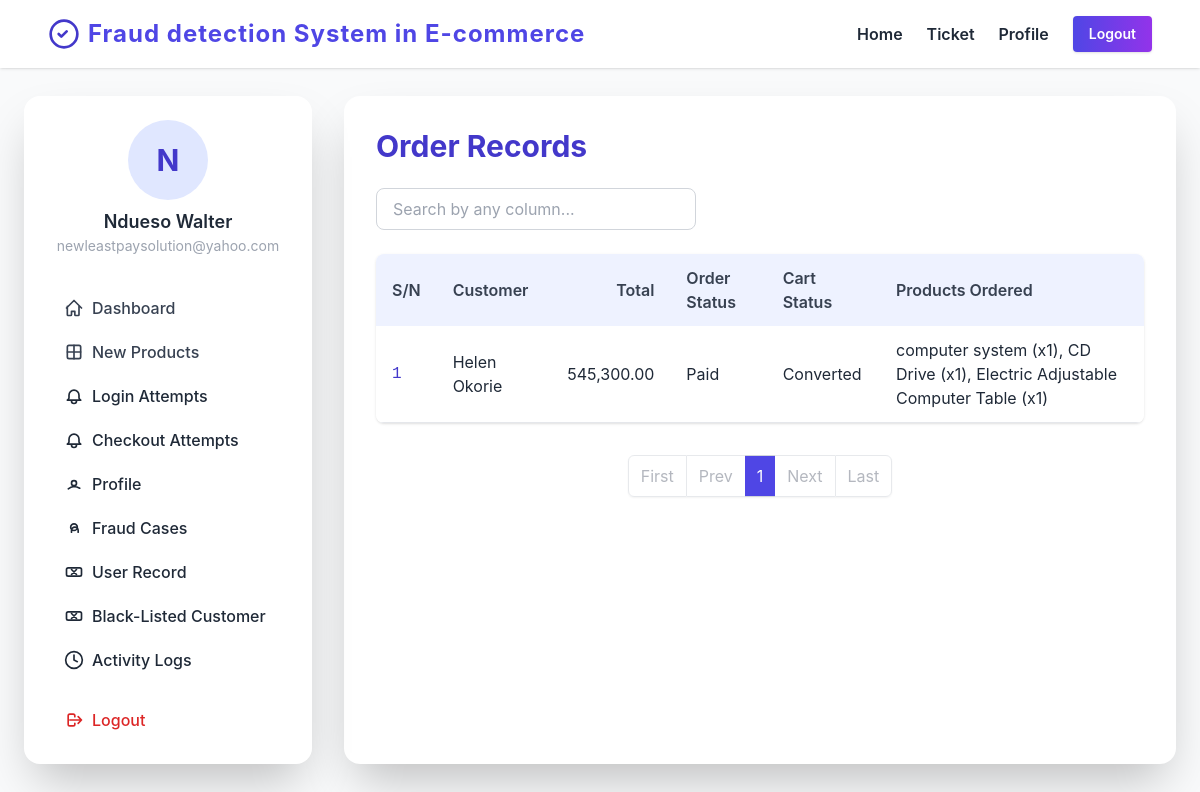
The app's page /Admin/order-record.php (signed in) with its own data.
### tables this page shows
CREATE TABLE `users` (
  `id` bigint(20) UNSIGNED NOT NULL,
  `email` varchar(255) NOT NULL,
  `password_hash` char(60) NOT NULL,
  `full_name` varchar(120) NOT NULL,
  `phone` varchar(30) DEFAULT NULL,
  `role` varchar(15) NOT NULL,
  `status` int(1) NOT NULL DEFAULT 1,
  `created_at` timestamp NOT NULL DEFAULT current_timestamp(),
  `updated_at` timestamp NOT NULL DEFAULT current_timestamp() ON UPDATE current_timestamp()
);

CREATE TABLE `orders` (
  `id` bigint(20) UNSIGNED NOT NULL,
  `cart_id` bigint(20) UNSIGNED NOT NULL,
  `user_id` bigint(20) UNSIGNED NOT NULL,
  `address_id` bigint(20) UNSIGNED NOT NULL,
  `total` int(10) UNSIGNED NOT NULL,
  `status` enum('pending','paid','cancelled','shipped','refunded') DEFAULT 'pending',
  `created_at` timestamp NOT NULL DEFAULT current_timestamp()
);

CREATE TABLE `carts` (
  `id` bigint(20) UNSIGNED NOT NULL,
  `user_id` bigint(20) UNSIGNED NOT NULL,
  `status` enum('open','converted','abandoned') DEFAULT 'open',
  `created_at` timestamp NOT NULL DEFAULT current_timestamp(),
  `updated_at` timestamp NOT NULL DEFAULT current_timestamp() ON UPDATE current_timestamp()
);

### inc/config.php (called while the page is built, shortened)
<?php
include('../database/connect.php');
$user_id = $_SESSION["user_id"];
$stmt = $dbh->query("SELECT * FROM users where id='$user_id'");
$row_user = $stmt->fetch();
?>

### Admin/order-record.php (the view, shortened to what this page needs)
<?php
include('../inc/config.php');
$page = isset($_GET['page']) ? max(1, intval($_GET['page'])) : 1;
$limit = 20;
$offset = ($page - 1) * $limit;
$sql = "SELECT
            o.id AS order_id,
            o.total,
            o.status AS order_status,
            u.full_name,
            c.status AS cart_status,
            GROUP_CONCAT(CONCAT(p.name, ' (x', ci.qty, ')') SEPARATOR ', ') AS products_ordered
        FROM orders o
        INNER JOIN users u ON o.user_id = u.id
        INNER JOIN carts c ON o.cart_id = c.id
        INNER JOIN cart_items ci ON ci.cart_id = c.id
        INNER JOIN products p ON ci.product_id = p.id
        GROUP BY o.id
        ORDER BY o.id DESC
        LIMIT ? OFFSET ?";
$stmt = $conn->prepare($sql);
$stmt->bind_param('ii', $limit, $offset);
$stmt->execute();
$result = $stmt->get_result();
$orders = [];
while ($row = $result->fetch_assoc()) {
    $orders[] = $row;
}
?>
<!DOCTYPE html>
<html lang="en">
<head>
    <?php include('partials/head.php'); ?>
    <link rel="stylesheet" href="https://cdnjs.cloudflare.com/ajax/libs/font-awesome/6.4.2/css/all.min.css">
</head>
<body class="bg-gray-50 text-gray-800">
    <header class="fixed top-0 left-0 w-full bg-white shadow z-50">
        <?php include('partials/navbar.php'); ?>
    </header>
    <section class="min-h-screen flex items-start justify-center pt-24 pb-12">
        <div class="w-full max-w-6xl mx-auto flex flex-col md:flex-row gap-8">
            <aside class="w-full md:w-72 bg-white rounded-2xl shadow-2xl p-6 flex flex-col gap-2 sticky top-28 z-10 md:order-1 order-2 mb-8 md:mb-0">
                <?php include('partials/sidebar.php'); ?>
            </aside>
            <div class="flex-1 bg-white rounded-2xl shadow-2xl p-8 mb-8 md:mb-0 md:order-2 order-1">
                <h2 class="text-3xl font-bold text-indigo-700 mb-6">Order Records</h2>
                <div class="mb-6 flex flex-col md:flex-row gap-3 md:gap-4 items-center">
                    <input id="orderSearch" type="text" placeholder="Search by any column..." class="w-full md:w-80 px-4 py-2 rounded-lg border border-gray-300 focus:ring-2 focus:ring-indigo-200 focus:outline-none transition" autocomplete="off" />
                </div>
                <div class="overflow-x-auto rounded-lg shadow">
                    <table class="min-w-full bg-white" id="ordersTable">
                        <thead class="bg-indigo-50">
                            <tr>
                                <th class="py-3 px-4 text-left font-semibold text-gray-700">S/N</th>
                                <th class="py-3 px-4 text-left font-semibold text-gray-700">Customer</th>
                                <th class="py-3 px-4 text-right font-semibold text-gray-700">Total</th>
                                <th class="py-3 px-4 text-left font-semibold text-gray-700">Order Status</th>
                                <th class="py-3 px-4 text-left font-semibold text-gray-700">Cart Status</th>
                                <th class="py-3 px-4 text-left font-semibold text-gray-700">Products Ordered</th>
                            </tr>
                        </thead>
                        <tbody>
                            <?php if (count($orders) > 0): ?>
                                <?php foreach ($orders as $index => $order): ?>
                                    <tr class="border-b hover:bg-indigo-50 transition">
                                        <td class="py-3 px-4 font-mono text-indigo-700"><?php echo (($page - 1) * $limit) + $index + 1; ?></td>
                                        <td class="py-3 px-4"><?php echo htmlspecialchars($order['full_name']); ?></td>
                                        <td class="py-3 px-4 text-right"><?php echo $currency . number_format($order['total'], 2); ?></td>
                                        <td class="py-3 px-4"><?php echo ucfirst(htmlspecialchars($order['order_status'])); ?></td>
                                        <td class="py-3 px-4"><?php echo ucfirst(htmlspecialchars($order['cart_status'])); ?></td>
                                        <td class="py-3 px-4"><?php echo htmlspecialchars($order['products_ordered']); ?></td>
                                    </tr>
                                <?php endforeach; ?>
                            <?php else: ?>
                                <tr>
                                    <td colspan="7" class="py-6 px-4 text-center text-gray-400">No order records found.</td>
                                </tr>
                            <?php endif; ?>
                        </tbody>
                    </table>
                </div>
                <?php include('partials/pagination.php'); ?>
            </div>
        </div>
    </section>
</body>
</html>

### Admin/partials/sidebar.php
<?php $initial = !empty($row_user['full_name']) ? strtoupper(mb_substr(trim($row_user['full_name']), 0, 1)) : 'N/A'; ?>
<div class="mb-6 flex flex-col items-center">
  <div class="w-20 h-20 rounded-full bg-indigo-100 flex items-center justify-center text-3xl font-bold text-indigo-700 mb-2">
    <?php echo $initial; ?>
  </div>
  <span class="font-semibold text-lg"><?php echo $row_user['full_name'];?></span>
  <span class="text-gray-400 text-sm"><?php echo $row_user['email'];?></span>
</div>
<nav class="flex flex-col gap-1">
  <a href="index.php" class="flex items-center gap-2 px-4 py-2 rounded-lg hover:bg-indigo-50 transition font-medium text-gray-700">
    <svg class="w-5 h-5" fill="none" stroke="currentColor" viewBox="0 0 24 24">
      <path d="M3 12l9-9 9 9M4 10v10a1 1 0 001 1h3a1 1 0 001-1v-4h4v4a1 1 0 001 1h3a1 1 0 001-1V10" stroke-width="2" stroke-linecap="round" stroke-linejoin="round"/>
    </svg>
    Dashboard
  </a>
  <a href="add-products.php" class="flex items-center gap-2 px-4 py-2 rounded-lg hover:bg-indigo-50 transition font-medium text-gray-700">
    <svg class="w-5 h-5" fill="none" stroke="currentColor" viewBox="0 0 24 24">
      <path d="M12 4v16m8-8H4" stroke-width="2" stroke-linecap="round" stroke-linejoin="round"/>
      <rect x="4" y="4" width="16" height="16" rx="2" stroke-width="2" stroke-linecap="round" stroke-linejoin="round"/>
    </svg>
    New Products
  </a>
  <a href="login-attempts.php" class="flex items-center gap-2 px-4 py-2 rounded-lg hover:bg-indigo-50 transition font-medium">
    <svg class="w-5 h-5" fill="none" stroke="currentColor" viewBox="0 0 24 24">
      <path d="M15 17h5l-1.405-1.405A2.032 2.032 0 0118 14.158V11a6 6 0 10-12 0v3.159c0 .538-.214 1.055-.595 1.436L4 17h5m6 0v1a3 3 0 11-6 0v-1m6 0H9" stroke-width="2" stroke-linecap="round" stroke-linejoin="round"/>
    </svg>
    Login Attempts
  </a>
  <a href="checkout-attempts.php" class="flex items-center gap-2 px-4 py-2 rounded-lg hover:bg-indigo-50 transition font-medium">
    <svg class="w-5 h-5" fill="none" stroke="currentColor" viewBox="0 0 24 24">
      <path d="M15 17h5l-1.405-1.405A2.032 2.032 0 0118 14.158V11a6 6 0 10-12 0v3.159c0 .538-.214 1.055-.595 1.436L4 17h5m6 0v1a3 3 0 11-6 0v-1m6 0H9" stroke-width="2" stroke-linecap="round" stroke-linejoin="round"/>
    </svg>
    Checkout Attempts
  </a>
  <a href="profile.php" class="flex items-center gap-2 px-4 py-2 rounded-lg hover:bg-indigo-50 transition font-medium">
    <svg class="w-5 h-5" fill="none" stroke="currentColor" viewBox="0 0 24 24">
      <path d="M5.121 17.804A13.937 13.937 0 0112 15c2.485 0 4.797.755 6.879 2.047M15 11a3 3 0 11-6 0 3 3 0 016 0z" stroke-width="2" stroke-linecap="round" stroke-linejoin="round"/>
    </svg>
    Profile
  </a>
  <a href="fraud-cases-records.php" class="flex items-center gap-2 px-4 py-2 rounded-lg hover:bg-indigo-50 transition font-medium">
    <svg class="w-5 h-5" fill="none" stroke="currentColor" viewBox="0 0 24 24">
      <path d="M9 17v-2a4 4 0 018 0v2M12 7a4 4 0 110 8 4 4 0 010-8z" stroke-width="2" stroke-linecap="round" stroke-linejoin="round"/>
    </svg>
    Fraud Cases
  </a>
  <a href="user-record.php" class="flex items-center gap-2 px-4 py-2 rounded-lg hover:bg-indigo-50 transition font-medium">
    <svg class="w-5 h-5" fill="none" stroke="currentColor" viewBox="0 0 24 24">
      <rect x="3" y="7" width="18" height="10" rx="2" stroke-width="2" stroke-linecap="round" stroke-linejoin="round"/>
      <path d="M9 9l6 6m0-6l-6 6" stroke-width="2" stroke-linecap="round" stroke-linejoin="round"/>
    </svg>
  User Record
  </a>
  <a href="black-listed-users.php" class="flex items-center gap-2 px-4 py-2 rounded-lg hover:bg-indigo-50 transition font-medium">
    <svg class="w-5 h-5" fill="none" stroke="currentColor" viewBox="0 0 24 24">
      <rect x="3" y="7" width="18" height="10" rx="2" stroke-width="2" stroke-linecap="round" stroke-linejoin="round"/>
      <path d="M9 9l6 6m0-6l-6 6" stroke-width="2" stroke-linecap="round" stroke-linejoin="round"/>
    </svg>
    Black-Listed Customer
  </a>
  <a href="activity-logs.php" class="flex items-center gap-2 px-4 py-2 rounded-lg hover:bg-indigo-50 transition font-medium">
    <svg class="w-5 h-5" fill="none" stroke="currentColor" viewBox="0 0 24 24">
      <circle cx="12" cy="12" r="10" stroke-width="2" stroke-linecap="round" stroke-linejoin="round"/>
      <path d="M12 6v6l4 2" stroke-width="2" stroke-linecap="round" stroke-linejoin="round"/>
    </svg>
    Activity Logs
  </a>
  <a href="logout.php" class="flex items-center gap-2 px-4 py-2 rounded-lg hover:bg-red-50 transition font-medium text-red-600 mt-4">
    <svg class="w-5 h-5" fill="none" stroke="currentColor" viewBox="0 0 24 24">
      <path d="M17 16l4-4m0 0l-4-4m4 4H7m6 4v1a2 2 0 01-2 2H7a2 2 0 01-2-2V7a2 2 0 012-2h4a2 2 0 012 2v1" stroke-width="2" stroke-linecap="round" stroke-linejoin="round"/>
    </svg>
    Logout
  </a>
</nav>

### Admin/assets/css/style.css (style rules this page uses)
body { font-family: 'Inter', sans-serif; }

### records on screen
users: full_name "N", full_name "Ndueso Walter", email "newleastpaysolution@yahoo.com"
orders: index "1", user.full_name "Helen Okorie", total "545,300.00", status "Paid", cart.status "Converted", products_ordered "computer system (x1), CD Drive (x1), Electric Adjustable Computer Table (x1)"

### other values on screen
$app_name "Fraud detection System in E-commerce"
